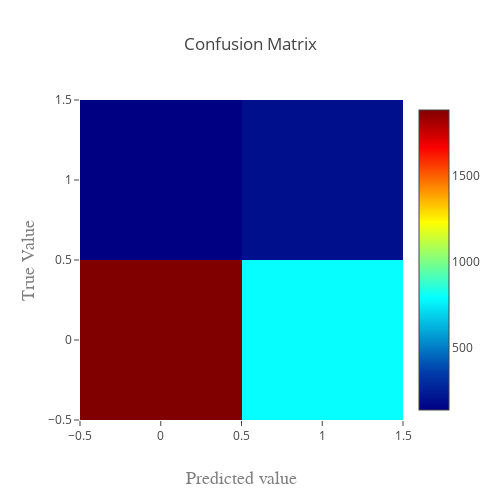

Notebook code cell kept with this figure:
### Code cell
int_conf_mat(y_test, predictions)

### Figure 1 — Plotly figure (JSON) as saved in the notebook; plotly's stock layout.template omitted (floating-point values rounded to 4 significant figures)
{"data": [{"colorscale": "Jet", "type": "heatmap", "x": [0, 1], "y": [0, 1], "z": [[1879, 795], [141, 199]]}], "layout": {"barmode": "overlay", "height": 500, "title": "Confusion Matrix", "width": 500, "xaxis": {"title": "Predicted value", "titlefont": {"color": "#7f7f7f", "family": "Courier New, monospace", "size": 18}}, "yaxis": {"title": "True Value", "titlefont": {"color": "#7f7f7f", "family": "Courier New, monospace", "size": 18}}}}
